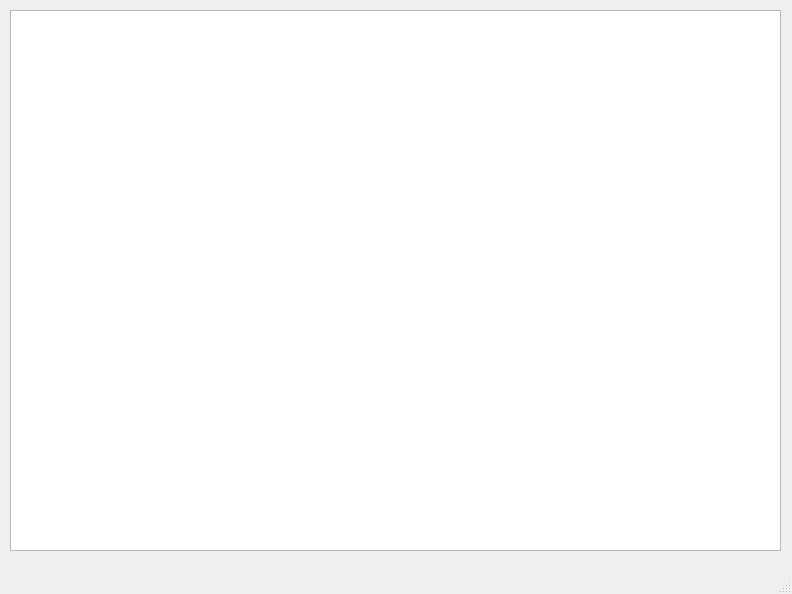
<?xml version="1.0" encoding="UTF-8"?>
<ui version="4.0">
 <class>MainWindow</class>
 <widget class="QMainWindow" name="MainWindow">
  <property name="geometry">
   <rect>
    <x>0</x>
    <y>0</y>
    <width>792</width>
    <height>594</height>
   </rect>
  </property>
  <property name="windowTitle">
   <string>MainWindow</string>
  </property>
  <widget class="QWidget" name="centralwidget">
   <widget class="QTextBrowser" name="textBrowser">
    <property name="geometry">
     <rect>
      <x>10</x>
      <y>10</y>
      <width>771</width>
      <height>541</height>
     </rect>
    </property>
   </widget>
  </widget>
  <widget class="QMenuBar" name="menubar">
   <property name="geometry">
    <rect>
     <x>0</x>
     <y>0</y>
     <width>792</width>
     <height>26</height>
    </rect>
   </property>
  </widget>
  <widget class="QStatusBar" name="statusbar"/>
 </widget>
 <resources/>
 <connections/>
</ui>
